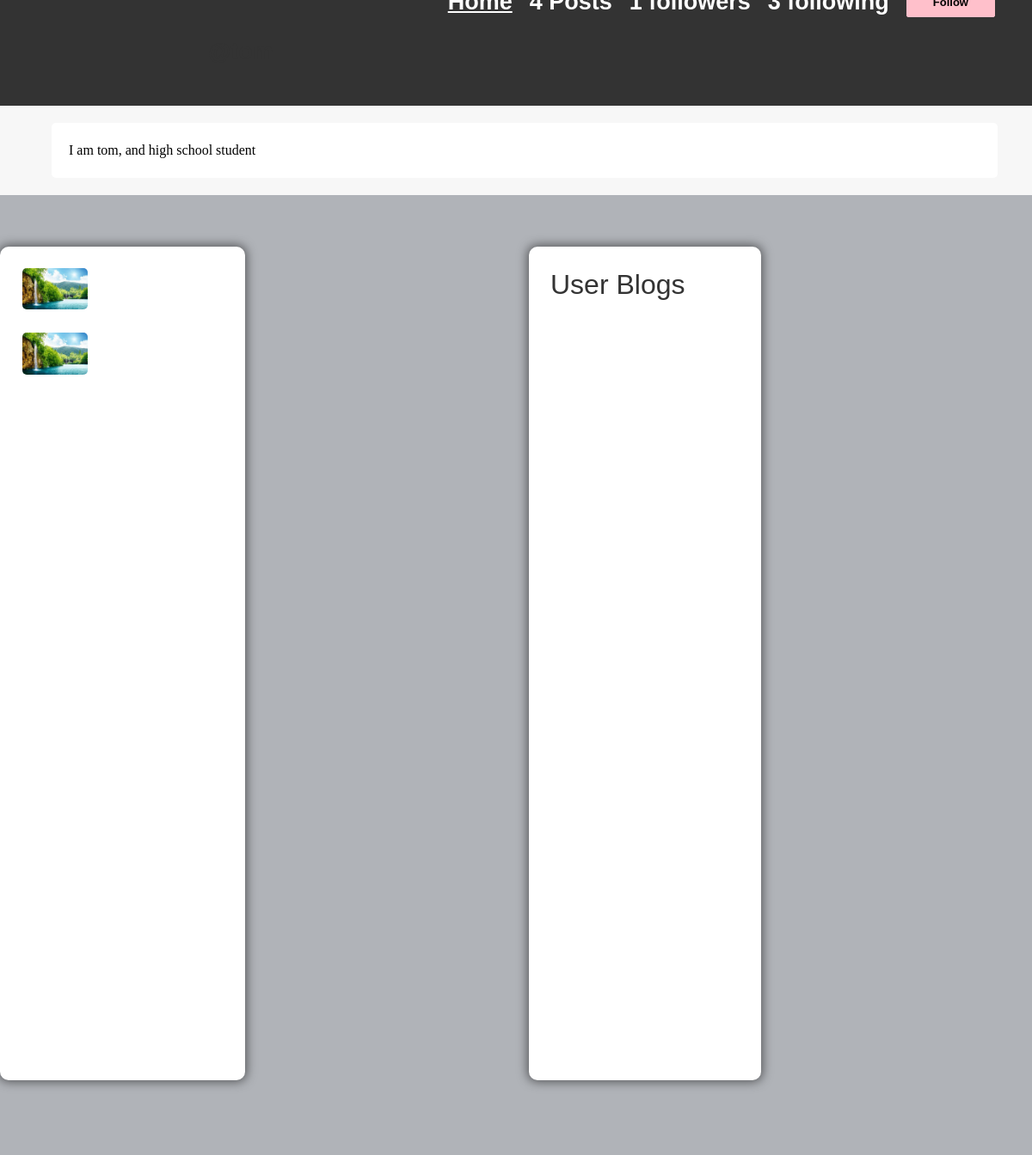
/profile/tom (signed in), run on the app's committed database.
### core/models.py (models this page shows, shortened)
class Profile(models.Model):
    user = models.ForeignKey(User, on_delete=models.CASCADE)
    id_user = models.IntegerField()
    bio = models.TextField(blank=True)
    profileimg = models.ImageField(upload_to='profile_images', default='blank-profile-picture.png')
    location = models.CharField(max_length=100, blank=True)

class Post(models.Model):
    id = models.UUIDField(primary_key=True, default=uuid.uuid4)
    user = models.CharField(max_length=100)
    image = models.ImageField(upload_to='post_images')
    caption = models.TextField()
    created_at = models.DateTimeField(default=datetime.now)
    no_of_likes = models.IntegerField(default=0)

### core/views.py (the view)
# urls.py: path('profile/<str:pk>', views.profile, name='profile'),
@login_required(login_url='signin')
def profile(request, pk):
    user_object = User.objects.get(username=pk)
    user_profile = Profile.objects.get(user=user_object)
    user_posts = Post.objects.filter(user=pk)
    user_blogs = Blog.objects.filter(author=user_profile.user)
    user_post_length = len(user_posts)
    user_blog_length = len(user_blogs)
    follower = request.user.username
    user = pk
    if FollowersCount.objects.filter(follower=follower, user=user).first():
        button_text = 'Unfollow'
    else:
        button_text = 'Follow'
    user_followers = len(FollowersCount.objects.filter(user=pk))
    user_following = len(FollowersCount.objects.filter(follower=pk))
    context = {
        'user_object': user_object,
        'user_profile': user_profile,
        'user_posts': user_posts,
        'user_blogs': user_blogs,
        'user_post_length': user_post_length,
        'user_blog_length': user_blog_length,
        'button_text': button_text,
        'user_followers': user_followers,
        'user_following': user_following,
    }
    return render(request, 'profile.html', context)

### templates/profile.html (shortened to what this page needs)
{% load static %}
<!DOCTYPE html>
<html lang="en">
  <head>
    <link rel="stylesheet" href="{% static 'css/main.min.css' %}" />
    <link rel="stylesheet" href="{% static 'css/style.css' %}" />
    <link rel="stylesheet" href="{% static 'css/color.css' %}" />
    <link rel="stylesheet" href="{% static 'css/responsive.css' %}" />
  </head>
  <body>
    <section>
      <div class="feature-photo">
        <figure>
        </figure>
        <form action="/follow" method="POST">
          <div class="add-btn">
            <span
              ><b
                ><u><a href="/">Home</a></u></b
              ></span
            >
            <span><b>{{user_post_length}} Posts</b></span>
            <span><b>{{user_followers}} followers</b></span>
            <span><b>{{user_following}} following</b></span>
            {% if user_object.username == user.username %}
            <a href="/settings">Account Settings</a>
            {% else %}
            <a
              ><button
                type="submit"
                style="background-color: #ffc0cb; border: #ffc0cb"
              >
              </button></a
            >
            {% endif %}
          </div>
        </form>
        <div class="container-fluid">
          <div class="row merged">
            <div class="col-lg-2 col-sm-3">
            </div>
            <div class="col-lg-10 col-sm-9">
              <div class="timeline-info">
                <ul>
                  <li class="admin-name">
                    <h5><b>@{{user_profile.user.username}}</b></h5>
                  </li>
                </ul>
              </div>
            </div>
          </div>
        </div>
      </div>
    </section>
    <section>
      <div class="bio">{{user_profile.bio}}</div>
    </section>
    <section>
      <div class="postlog">
          <div class="gap gray-bg">
            <div class="container-fluid">
              <div class="row">
                  <div class="row" id="page-contents">
                    <div class="col-lg-6">
                      <div class="central-meta">
                        <ul class="photos">
                          {% for post in user_posts %}
                          <li>
                            <a
                              class="strip"
                              href="{{post.image.url}}"
                              title=""
                              data-strip-group="mygroup"
                              data-strip-group-options="loop: false"
                            >
                              <img src="{{post.image.url}}" alt="" />
                            </a>
                          </li>
                          {% endfor %}
                        </ul>
                      </div>
                    </div>
                  </div>
              </div>
            </div>
          </div>
            <div class="gap gray-bg">
              <div class="container-fluid">
                <div class="row">
                  <div class="col-lg-12">
                    <div class="row" id="page-contents">
                      <div class="col-lg-6">
                        <div class="central-meta">
                          <h2>User Blogs</h2>
                        </div>
                      </div>
                    </div>
                  </div>
                </div>
              </div>
            </div>
      </div>
    </section>
  </body>
</html>

### static/css/color.css (style rules this page uses)
#nprogress .bar, .timeline-info > ul li a::before, .add-btn > a, .activitiez > li::before, form button, .colla-apps > li a:hover, a.underline:before, .setting-row input:checked + label, .user-avatar:hover .edit-phto, .error-meta > a, .color-bg, .add-butn, .nav.nav-tabs.likes-btn > li a.active, a.dislike-btn, .drop > a:hover, .btn-view.btn-load-more:hover, .accordion .card h5 button[aria-expanded="true"], .chat-head, .f-page > figure em, .inbox-panel-head > ul > li > a, .nav-tabs--left .nav-link.active, .nav-tabs--left .nav-link.active:hover, footer .widget-title h4::before, #topcontrol, .sidebar .widget-title::before, .f-title::before, .g-post-classic > figure > i::after, .purify > a, .help-list > a:hover, .open-position::before, .info > a, .category-box:hover, .category-box.selected, a.main-btn, .section-heading::before, .getquot-baner, .more-branches > h4::before, .is-helpful > a, .cart-optionz > li > a:hover, .paginationz > li a:hover, .paginationz > li a.active, .shopping-cart, a.btn2:hover, .form-submit > input[type="submit"], button.submit-checkout, .delete-cart:hover, .proceed .button, .amount-area .update-cart, a.addnewforum, .apply-bttons > a { background: orange; }

### static/css/responsive.css (style rules this page uses)
@media screen and (max-width: 1281px) and (min-width: 1024px) { .photos > li { min-width: 32.2%; width: 32.2%; } }
@media screen and (max-width: 1281px) and (min-width: 1024px) { .timeline-info { line-height: 51px; } }
@media screen and (max-width: 1281px) and (min-width: 1024px) { .timeline-info .admin-name > h5 { font-size: 20px; } }

### templates/profile.html (style rules this page uses)
body { font-family: Arial, sans-serif; background-color: #f7f7f7; color: #333; margin: 0; padding: 0; }
.feature-photo { background-color: #333; color: #fff; padding: 20px; }
.add-btn { display: flex; align-items: center; justify-content: space-between; margin-top: 10px; }
.add-btn span { font-size: 27px; color: white; }
.timeline-info ul { list-style: none; padding: 0; margin: 0; }
.timeline-info ul li.admin-name h5 { color: #333; font-size: 27px; font-weight: bold; white-space: nowrap; width: 110px; overflow: hidden; text-overflow: ellipsis; }
.bio { background-color: #fff; padding: 20px; margin-top: 20px; border-radius: 5px; }
.central-meta ul.photos { list-style: none; padding: 0; margin: 0; display: flex; flex-wrap: wrap; justify-content: space-between; }
.central-meta ul.photos li { margin-bottom: 20px; width: calc(33.33% - 10px); box-sizing: border-box; overflow: hidden; }
.central-meta ul.photos li a.strip img { width: 100%; height: auto; border-radius: 5px; transition: transform 0.3s ease; }
.postlog { display: flex; flex-direction: row; margin-top: 20px; align-items: center; }

### data on the page
Profile: bio "I am tom, and high school student"
Post: image (picture)
Post: image (picture)
